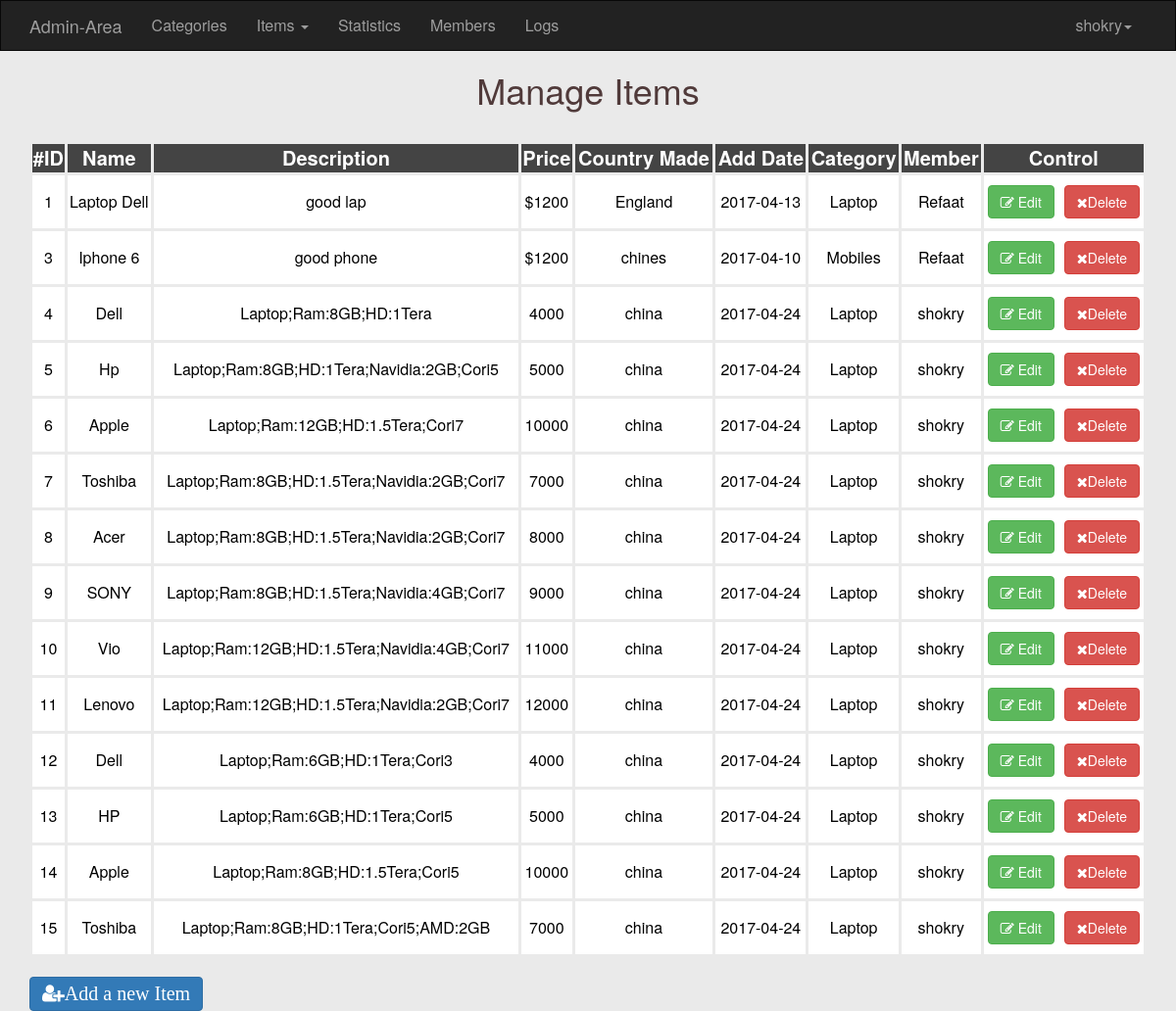
/Admin/Items.php (signed in), run on the app's committed database.
### tables this page shows
CREATE TABLE IF NOT EXISTS `items` (
  `ItemID` int(11) NOT NULL AUTO_INCREMENT,
  `Name` varchar(255) NOT NULL,
  `Description` text NOT NULL,
  `Price` varchar(255) NOT NULL,
  `Add_Date` date NOT NULL,
  `Country_Made` varchar(255) NOT NULL,
  `Status` varchar(255) NOT NULL,
  `Cat_ID` int(11) NOT NULL,
  `Member_ID` int(11) NOT NULL,
  PRIMARY KEY (`ItemID`),
  KEY `con3` (`Member_ID`),
  KEY `const1` (`Cat_ID`)
);

CREATE TABLE IF NOT EXISTS `categories` (
  `ID` int(11) NOT NULL AUTO_INCREMENT,
  `Name` varchar(255) NOT NULL,
  `Description` text NOT NULL,
  PRIMARY KEY (`ID`)
);

### Admin/include/Languages/english.php (called while the page is built)
<?php
function lang($phares)
{
    static $lang = array(
    "Home-Admin"    => "Admin-Area",
    "ADMIN"         => "Adminstrator",
    "Categories"    =>"Categories",
    "ITEMS"        =>"Items ",
    "Statistics"    =>"Statistics ",
    "Members"      =>"Members ",
    "Logs"          =>"Logs"
    );
    return $lang[$phares];
}
?>

### Admin/Items.php (the view, shortened to what this page needs)
<?php
    if(isset($_SESSION['username']))
    {
     include "init.php";
        $do = isset($_GET['do']) ? $_GET['do'] : 'manage';
        if($do == "manage")
        {
            $stmt=$con->prepare("SELECT
                                items.* , categories.Name AS category_Name , adminusers.UserName
                                FROM items
                                INNER JOIN categories ON categories.ID = items.Cat_ID
                                INNER JOIN adminusers ON adminusers.UserID = items.Member_ID");
            $stmt->execute();
            $rows = $stmt->fetchAll();
    ?>
    <h1 class="text-center">Manage Items</h1><br>
        <div class="container">
            <div class="table-responsive">
                <table class="main-table text-center table table-bordered">
                    <tr>
                        <th>#ID</th>
                        <th>Name</th>
                        <th>Description</th>
                        <th>Price</th>
                        <th>Country Made</th>
                        <th>Add Date</th>
                        <th>Category</th>
                        <th>Member</th>
                        <th>Control</th>
                    </tr>
                    <?php
                    foreach($rows as $row)
                    {
                        echo "<tr>";
                        echo "<td>" .$row['ItemID']."</td>";
                        echo "<td>" .$row['Name']."</td>";
                        echo "<td>" .$row['Description']."</td>";
                        echo "<td>" .$row['Price']."</td>";
                        echo "<td>" .$row['Country_Made']."</td>";
                        echo "<td>" .$row['Add_Date']."</td>";
                        echo "<td>" .$row['category_Name']."</td>";
                        echo "<td>" .$row['UserName']."</td>";
                        echo "<td>";
                        echo "<a href='Items.php?do=edit&Item_Id=".$row['ItemID']."'class='EditBtn btn btn-success'><i class ='fa fa-edit'></i>
                        Edit</a>";
                        echo "<a href='Items.php?do=delete&Item_Id=".$row['ItemID']."' class='btn btn-danger confirm'><i class ='fa fa-close'></i>Delete</a>";
                        echo "</td>";
                        echo "</tr>";
                    }
                    ?>
                </table>
            </div>
                      <a href='Items.php?do=add' class="btn btn-primary"><li class="AddBtn fa fa-user-plus">Add a new Item</li></a>
        </div>
        <?php
        }
}
  else
    {
        header('Location:index.php');
        exit();
    }
include $tpl . "footer.php";
?>

### Admin/include/Templetes/header.php (shortened to what this page needs)
<!DOCTYPE html>
<html>
    <head>
        <link rel="stylesheet" href="<?php echo $css ; ?>bootstrap.min.css">
        <link rel="stylesheet" href="<?php echo $css ; ?>font-awesome.min.css">
        <link rel="stylesheet" href="<?php echo $css ; ?>backend.css">
    </head>
<body>

### Admin/init.php (shortened to what this page needs)
<?php
    $tpl = "Include/Templetes/";
    $lan = "Include/Languages/";
    $css = "Layout/css/";
    include $tpl . "header.php";
    include $lan . "english.php";
    if(!isset($nonavbar))
    {
        include $tpl . "navbar.php";
    }
?>

### Admin/include/Templetes/navbar.php (shortened to what this page needs)
<nav class="navbar navbar-inverse">
    <div class="container">
        <div class="navbar-header">
            <a class="navbar-brand" href="dashboard.php">
                <?php echo lang("Home-Admin");?>
            </a>
        </div>
        <div class="collapse navbar-collapse" id="app-nav">
            <ul class="nav navbar-nav">
                <li>
                    <a href="category.php">
                        <?php echo lang('Categories');?>
                    </a>
                </li>
                <li class="dropdown">
                        <a href="#" class="dropdown-toggle" data-toggle="dropdown" role="button" aria-haspopup="true" aria-expanded="false">Items <span class="caret"></span></a>
                </li>
                <li>
                    <a href="dashboard.php">
                        <?php echo lang('Statistics');?>
                    </a>
                </li>
                <li>
                    <a href="members.php">
                        <?php echo lang('Members');?>
                    </a>
                </li>
                <li>
                    <a href="#">
                        <?php echo lang('Logs');?>
                    </a>
                </li>
            </ul>
            <ul class="nav navbar-nav navbar-right">
                <li class="dropdown">
                    <a href="#" class="dropdown-toggle" data-toggle="dropdown" role="button" aria-haspopup="true" aria-expanded="false">
                        <?php echo $_SESSION['username']?><span class="caret"></span></a>
                </li>
            </ul>
        </div>
    </div>
</nav>

### Admin/include/Templetes/footer.php (shortened to what this page needs)
</body>
</html>

### Admin/Layout/css/backend.css (style rules this page uses)
body { background-color: #EAEAEA; font-size: 16px; }
.text-center { color: #503a3a; }
.navbar { border-radius:0; }
.main-table th { text-align: center; color: #FFF; background-color: #444; font-size: 20px; padding: 0px; }
.main-table td { text-align: center; color: black; background-color: #FFF; font-size: 16px; }
.table > tbody > tr > td, .table > tbody > tr > th, .table > tfoot > tr > td, .table > tfoot > tr > th, .table > thead > tr > td, .table > thead > tr > th { padding: 0px; vertical-align: middle; }
.table-bordered > tbody > tr > td, .table-bordered > tbody > tr > th, .table-bordered > tfoot > tr > td, .table-bordered > tfoot > tr > th, .table-bordered > thead > tr > td, .table-bordered > thead > tr > th { border: 3px solid #EAEAEA }
.EditBtn { margin-right: 10px; margin-top: 10px; margin-bottom: 10px; }
.AddBtn { font-size: 20px; }

### data on the page
items: ItemID "1", Name "Laptop Dell", Description "good lap", Price "$1200", Country_Made "England", Add_Date "2017-04-13", Cat_ID.Name "Laptop", Member_ID.Username "Refaat"
items: ItemID "3", Name "Iphone 6", Description "good phone", Price "$1200", Country_Made "chines", Add_Date "2017-04-10", Cat_ID.Name "Mobiles", Member_ID.Username "Refaat"
items: ItemID "4", Name "Dell", Description "Laptop;Ram:8GB;HD:1Tera", Price "4000", Country_Made "china", Add_Date "2017-04-24", Cat_ID.Name "Laptop", Member_ID.Username "shokry"
items: ItemID "5", Name "Hp", Description "Laptop;Ram:8GB;HD:1Tera;Navidia:2GB;Cori5", Price "5000", Country_Made "china", Add_Date "2017-04-24", Cat_ID.Name "Laptop", Member_ID.Username "shokry"
items: ItemID "6", Name "Apple", Description "Laptop;Ram:12GB;HD:1.5Tera;Cori7", Price "10000", Country_Made "china", Add_Date "2017-04-24", Cat_ID.Name "Laptop", Member_ID.Username "shokry"
items: ItemID "7", Name "Toshiba", Description "Laptop;Ram:8GB;HD:1.5Tera;Navidia:2GB;Cori7", Price "7000", Country_Made "china", Add_Date "2017-04-24", Cat_ID.Name "Laptop", Member_ID.Username "shokry"
items: ItemID "8", Name "Acer", Description "Laptop;Ram:8GB;HD:1.5Tera;Navidia:2GB;Cori7", Price "8000", Country_Made "china", Add_Date "2017-04-24", Cat_ID.Name "Laptop", Member_ID.Username "shokry"
items: ItemID "9", Name "SONY", Description "Laptop;Ram:8GB;HD:1.5Tera;Navidia:4GB;Cori7", Price "9000", Country_Made "china", Add_Date "2017-04-24", Cat_ID.Name "Laptop", Member_ID.Username "shokry"
items: ItemID "10", Name "Vio", Description "Laptop;Ram:12GB;HD:1.5Tera;Navidia:4GB;Cori7", Price "11000", Country_Made "china", Add_Date "2017-04-24", Cat_ID.Name "Laptop", Member_ID.Username "shokry"
items: ItemID "11", Name "Lenovo", Description "Laptop;Ram:12GB;HD:1.5Tera;Navidia:2GB;Cori7", Price "12000", Country_Made "china", Add_Date "2017-04-24", Cat_ID.Name "Laptop", Member_ID.Username "shokry"
items: ItemID "12", Name "Dell", Description "Laptop;Ram:6GB;HD:1Tera;Cori3", Price "4000", Country_Made "china", Add_Date "2017-04-24", Cat_ID.Name "Laptop", Member_ID.Username "shokry"
items: ItemID "13", Name "HP", Description "Laptop;Ram:6GB;HD:1Tera;Cori5", Price "5000", Country_Made "china", Add_Date "2017-04-24", Cat_ID.Name "Laptop", Member_ID.Username "shokry"
items: ItemID "14", Name "Apple", Description "Laptop;Ram:8GB;HD:1.5Tera;Cori5", Price "10000", Country_Made "china", Add_Date "2017-04-24", Cat_ID.Name "Laptop", Member_ID.Username "shokry"
items: ItemID "15", Name "Toshiba", Description "Laptop;Ram:8GB;HD:1Tera;Cori5;AMD:2GB", Price "7000", Country_Made "china", Add_Date "2017-04-24", Cat_ID.Name "Laptop", Member_ID.Username "shokry"

### other printed values
lang("Home-Admin") "Admin-Area"
lang('Categories') "Categories"
lang('Statistics') "Statistics"
lang('Members') "Members"
lang('Logs') "Logs"
$_SESSION['username'] "shokry"
